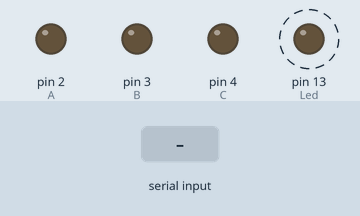
Bench run of a sketch on a simulated Arduino Uno, built with avr-gcc and run on an emulated ATmega328P. On the bench: output pins drawn as LEDs (lit = HIGH). Dashed ring = blinking. The inputs (shaded band) are chosen by the test bench.

Above: at 2.6 s.
2.7 s: "1" received over Serial
At 3.6 s:
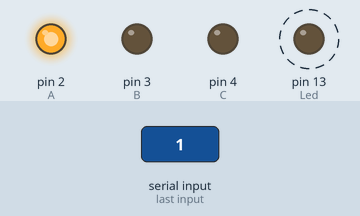
5.7 s: "0" received over Serial
At 7.2 s:
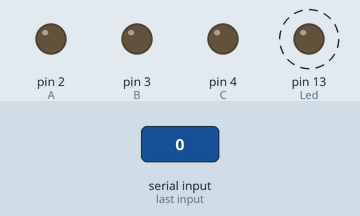
8.7 s: "2" received over Serial
At 10.9 s:
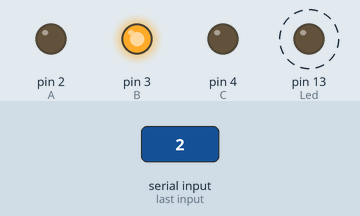
11.7 s: "1" received over Serial
At 13.3 s:
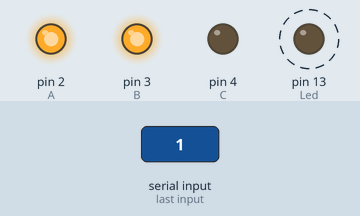
Timing chart, 0 to 15.7 s (numbered marks = the images above; inputs shaded):
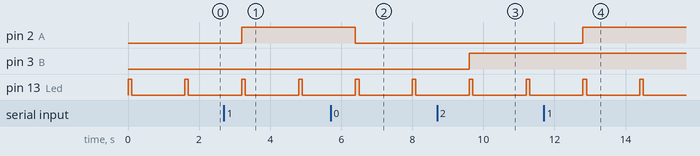

Measured:
- after the input at 2.7 s, pin 2 (A): LOW → HIGH after 0.50 s
- after the input at 5.7 s, pin 2 (A): HIGH → LOW after 0.70 s
- after the input at 8.7 s, pin 3 (B): LOW → HIGH after 0.90 s
- after the input at 11.7 s, pin 2 (A): LOW → HIGH after 1.1 s
- by itself, pin 13 (Led): alternates HIGH for 0.10 s and LOW for 1.5 s

The sketch:

sketch_jun22a.ino
```cpp
int Led = 13, A = 2, B = 3, C = 4, bit;
String a = "LOW", b = "LOW", c = "LOW";
void setup() {
  // put your setup code here, to run once:
  Serial.begin(9600);
  pinMode(Led, OUTPUT);
  pinMode(A, OUTPUT);
  pinMode(B, OUTPUT);
  pinMode(C, OUTPUT);
}

void loop() {
  // put your main code here, to run repeatedly:
  digitalWrite(Led, HIGH);
  delay(100);
  digitalWrite(Led, LOW);
  delay(1500);
  if (Serial.available() > 0) {
    bit = Serial.read();
    switch (bit) {
      case '0':
        digitalWrite(A, LOW);
        digitalWrite(B, LOW);
        digitalWrite(C, LOW);
        a = "LOW";
        b = "LOW";
        c = "LOW";
        break;
      case '1':
        if (a == "LOW") {
          digitalWrite(A, HIGH);
          a = "HIGH";
        } else {
          digitalWrite(A, LOW);
          a = "LOW";
        }
        break;
      case '2':
        if (b == "LOW") {
          digitalWrite(B, HIGH);
          b = "HIGH";
        } else {
          digitalWrite(B, LOW);
          b = "LOW";
        }
        break;
      case '3':
        if (C == "LOW") {
          digitalWrite(C, HIGH);
          c = "HIGH";
        } else {
          digitalWrite(C, LOW);
          c = "LOW";
        }
        break;
    }
  }
}
```
